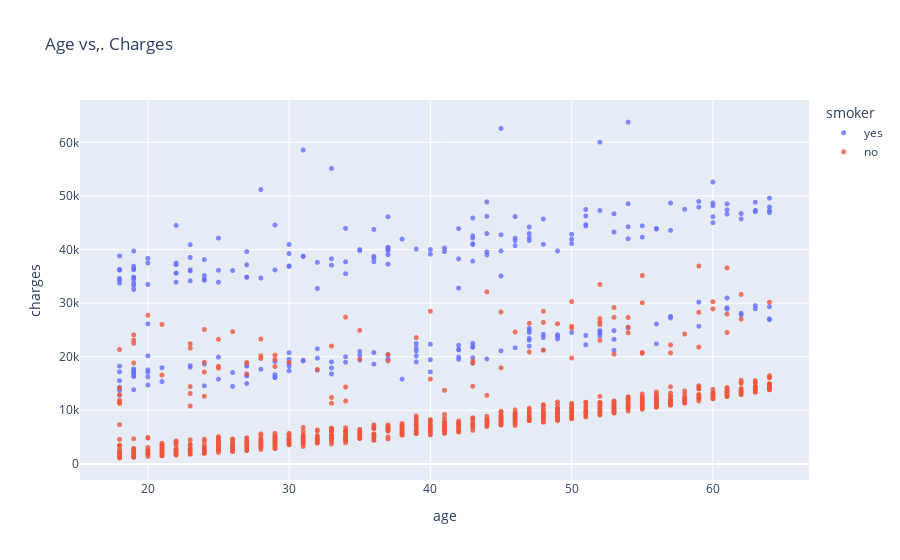

Notebook code for this chart:
### Markdown cell above
## Age and Charges

### Code cell
fig=px.scatter(medical_df,x='age',y='charges',color='smoker',opacity=0.8,hover_data=['sex'],title='Age vs,. Charges')
fig.update_traces(marker_size=5)
fig.show()

### Figure 1 — Plotly figure (JSON) as saved in the notebook; plotly's stock layout.template omitted (floating-point values rounded to 4 significant figures; data arrays with more than 128 entries replaced by an {"elided": "..."} marker saying what was removed)
{"data": [{"customdata": {"elided": "274x1 str values"}, "hovertemplate": "smoker=yes<br>age=%{x}<br>charges=%{y}<br>sex=%{customdata[0]}<extra></extra>", "legendgroup": "yes", "marker": {"color": "#636efa", "opacity": 0.8, "size": 5, "symbol": "circle"}, "mode": "markers", "name": "yes", "showlegend": true, "type": "scattergl", "x": {"elided": "274 int values"}, "xaxis": "x", "y": {"elided": "274 float values"}, "yaxis": "y"}, {"customdata": {"elided": "1064x1 str values"}, "hovertemplate": "smoker=no<br>age=%{x}<br>charges=%{y}<br>sex=%{customdata[0]}<extra></extra>", "legendgroup": "no", "marker": {"color": "#EF553B", "opacity": 0.8, "size": 5, "symbol": "circle"}, "mode": "markers", "name": "no", "showlegend": true, "type": "scattergl", "x": {"elided": "1064 int values"}, "xaxis": "x", "y": {"elided": "1064 float values"}, "yaxis": "y"}], "layout": {"legend": {"title": {"text": "smoker"}, "tracegroupgap": 0}, "title": {"text": "Age vs,. Charges"}, "xaxis": {"anchor": "y", "domain": [0, 1], "title": {"text": "age"}}, "yaxis": {"anchor": "x", "domain": [0, 1], "title": {"text": "charges"}}}}
